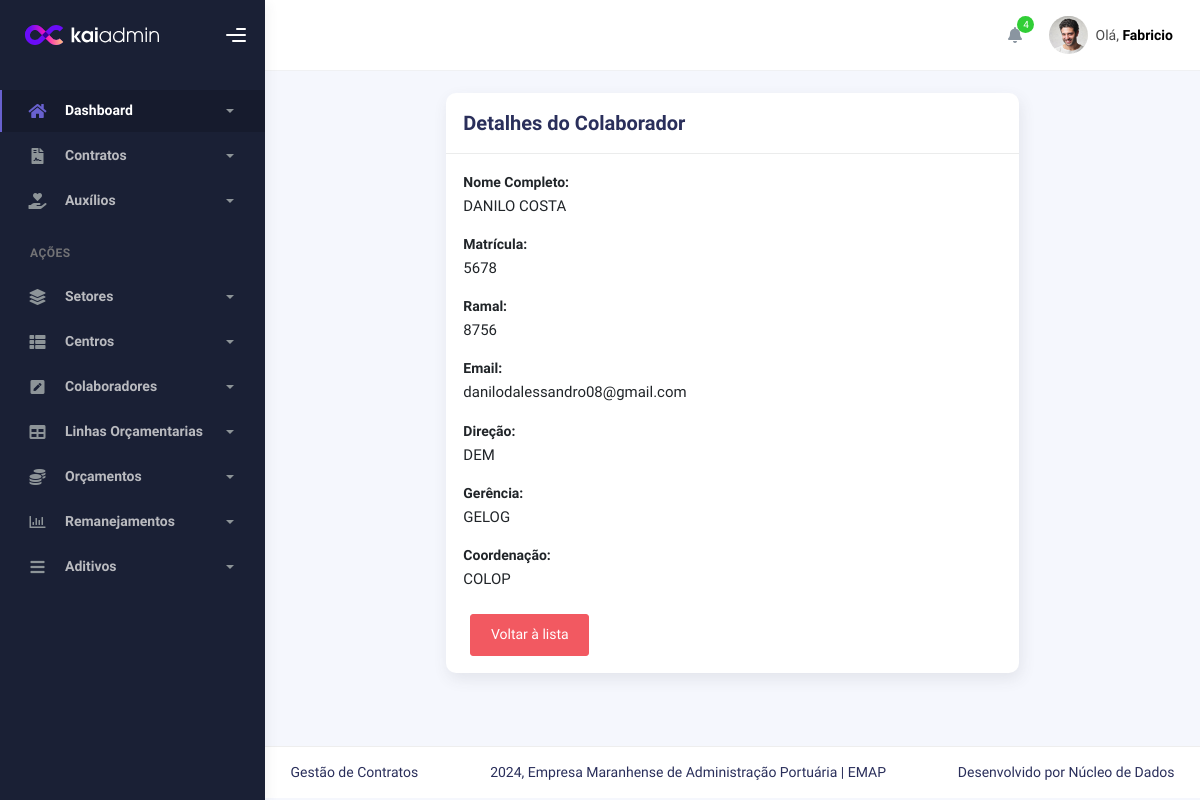
Page /contratos/colaboradores/4/ on the committed database.
### contract/models.py (models this page shows, shortened)
class Colaborador(models.Model):
    nome_completo = models.CharField(max_length=100, null=True)
    mat = models.IntegerField(null=True, blank=True,verbose_name='Matrícula',unique=True)
    direcao = models.ForeignKey(Direcao, on_delete=models.CASCADE,null=True)
    gerencia = models.ForeignKey(Gerencia, on_delete=models.SET_NULL,null=True)
    coordenacao = models.ForeignKey(Coordenacao, on_delete=models.SET_NULL,null=True)
    ramal = models.CharField(max_length=4,null=True, blank=True)
    email = models.EmailField(max_length=50,null=True, blank=True)
    class Meta:
        verbose_name = 'Colaborador'
        verbose_name_plural = 'Colaboradores'

class Direcao(models.Model):
    nome = models.CharField(max_length=100,unique=True)
    def __str__(self):
        return self.nome
    class Meta:
        verbose_name = 'Direção'
        verbose_name_plural = 'Direções'

class Gerencia(models.Model):
    nome = models.CharField(max_length=100,unique=True)
    direcao = models.ForeignKey(Direcao, on_delete=models.CASCADE, related_name='gerencias')
    def __str__(self):
        return self.nome
    class Meta:
        verbose_name = 'Gerência'
        verbose_name_plural = 'Gerências'
        unique_together = ('direcao','nome')

class Coordenacao(models.Model):
    nome = models.CharField(max_length=100,unique=True)
    gerencia = models.ForeignKey(Gerencia, on_delete=models.CASCADE, related_name='coordenacoes')
    def __str__(self):
        return self.nome
    class Meta:
        verbose_name = 'Coordenação'
        verbose_name_plural = 'Coordenações'
        unique_together = ('gerencia','nome')

### contract/views.py (the view)
# urls.py: path('colaboradores/<int:pk>/', ColaboradorDetailView.as_view(), name='colaborador_detail'),
class ColaboradorDetailView(DetailView):
    model = Colaborador
    template_name = 'colaborador/colaborador_detail.html'
    context_object_name = 'colaborador'

### contract/templates/colaborador/colaborador_detail.html
{% extends 'index.html' %}
{% block 'conteudo' %}
<div class="container">
    <div class="page-inner">
        <div class="row justify-content-center">
            <div class="col-md-8">
                <div class="card">
                    <div class="card-header d-flex justify-content-between align-items-center">
                        <h4 class="card-title">Detalhes do Colaborador</h4>
                    </div>
                    <div class="card-body">
                        <div class="mb-3">
                            <strong>Nome Completo:</strong>
                            <p>{{ colaborador.nome_completo }}</p>
                        </div>
                        <div class="mb-3">
                            <strong>Matrícula:</strong>
                            <p>{{ colaborador.mat }}</p>
                        </div>
                        <div class="mb-3">
                            <strong>Ramal:</strong>
                            <p>{{ colaborador.ramal }}</p>
                        </div>
                        <div class="mb-3">
                            <strong>Email:</strong>
                            <p>{{ colaborador.email }}</p>
                        </div>
                        <div class="mb-3">
                            <strong>Direção:</strong>
                            <p>{{ colaborador.direcao }}</p>
                        </div>
                        <div class="mb-3">
                            <strong>Gerência:</strong>
                            <p>{{ colaborador.gerencia }}</p>
                        </div>
                        <div class="mb-3">
                            <strong>Coordenação:</strong>
                            <p>{{ colaborador.coordenacao }}</p>
                        </div>
                        <div class="text-center mt-4 d-flex justify-content-start">
                            <a href="{% url 'colaborador_list' %}" class="btn btn-danger w-40 mx-2">Voltar à lista</a>
                        </div>
                    </div>
                </div>
            </div>
        </div>
    </div>
</div>
{% endblock %}

### rows in the picture
Colaborador: nome_completo "DANILO COSTA", mat "5678", ramal "8756", email "danilodalessandro08@gmail.com", direcao "DEM", gerencia "GELOG", coordenacao "COLOP"
